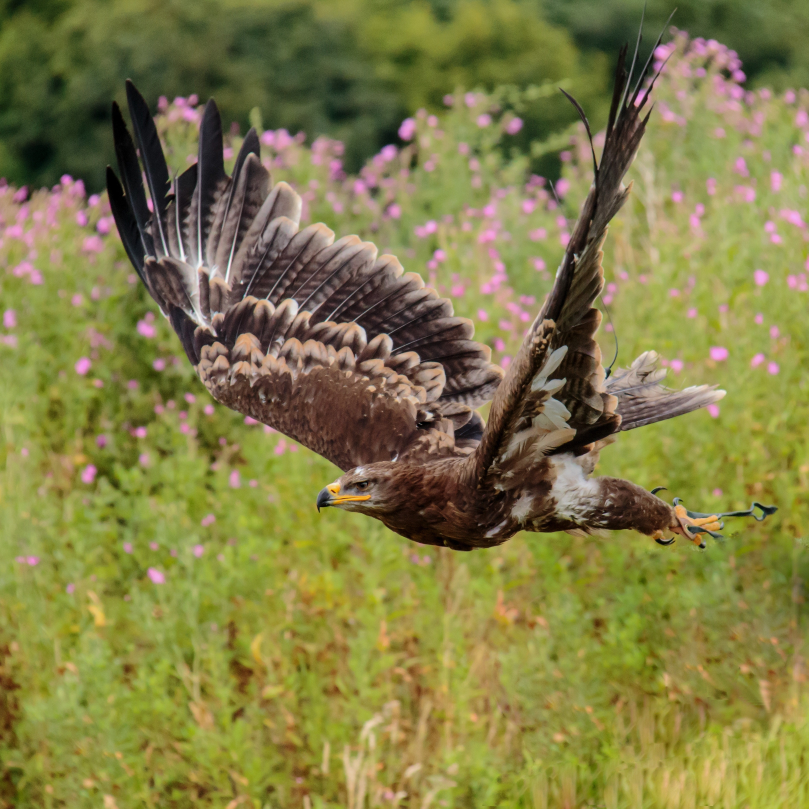
#> input picture operacoes_aritmeticas/images/bird1.jpg, 3235 x 3235 px (shown at 1/4 size)
$ python adicaoPonderada.py
#> lines starting #> are read from the running program, lines starting #| are printed output that depends on the picture
import sys
import cv2
import matplotlib.pyplot as plt
from tkinter import filedialog
import os


def readImage():
   filename = filedialog.askopenfilename(initialdir=os.getcwd())
#> the answer given: images/bird1.jpg
   if not (os.path.isfile(filename)):
      sys.exit("Arquivo não encontrado!")
   img = cv2.imread(filename)
#> img is the input picture: shape (3235, 3235, 3); mean B, G, R 69.8, 125.2, 130.5
   img = cv2.cvtColor(img, cv2.COLOR_BGR2RGB)
   return img


def showImages(img1, img2, img3, tituloSuperior):
   fig, (ax1, ax2, ax3) = plt.subplots(1, 3, figsize=(12, 4))
   fig.suptitle(tituloSuperior)
   ax1.imshow(img1)
   ax2.imshow(img2)
   ax3.imshow(img3)
   ax1.set_title('Imagem 1')
   ax2.set_title('Imagem 2')
   ax3.set_title('Resultado')
   ax1.axis('off')
   ax2.axis('off')
   ax3.axis('off')
   plt.show()


def saveImage(img):
   filename = filedialog.asksaveasfilename(initialdir=os.getcwd(), defaultextension='.jpg')
   if not (os.path.exists(os.path.dirname(filename))):
      sys.exit("Diretório não encontrado!")
   img = cv2.cvtColor(img, cv2.COLOR_RGB2BGR)
   cv2.imwrite(filename, img)


def main():
   img1 = readImage()
   img2 = readImage()
#> the answer given: images/bird2.jpg
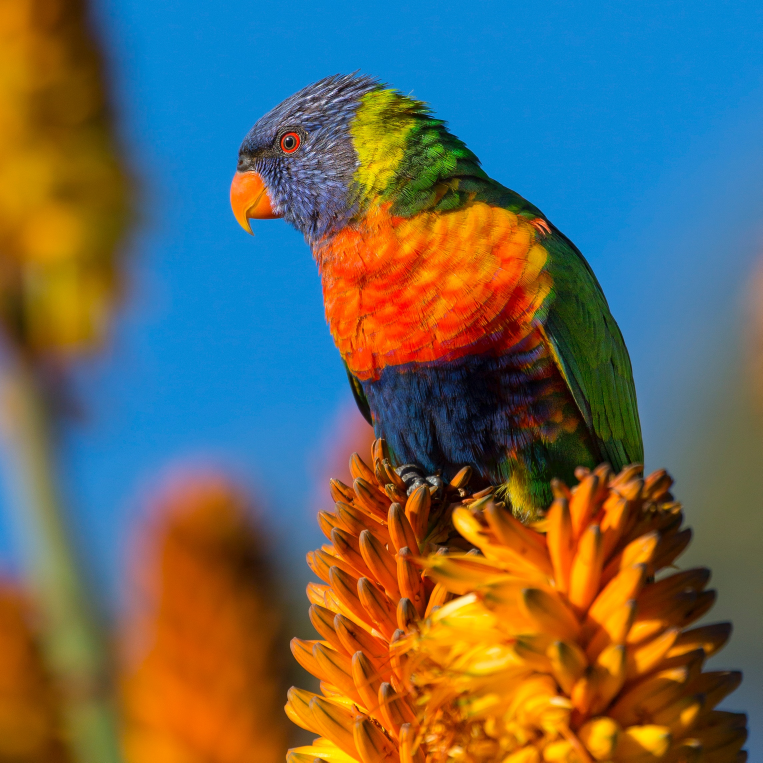
#> input picture operacoes_aritmeticas/images/bird2.jpg, 2287 x 2287 px (shown at 1/3 size)
#> in readImage, img is the input picture: shape (2287, 2287, 3); mean B, G, R 91, 103.5, 101.8
   img1 = cv2.resize(img1, (1000, 1000))
   img2 = cv2.resize(img2, (1000, 1000))
   img3 = cv2.addWeighted(img1, 1, img2, 1, 0)
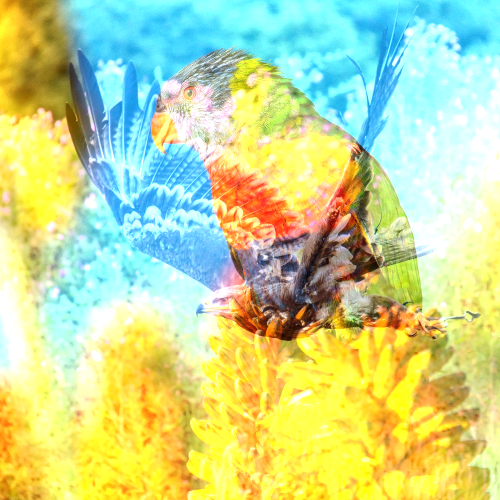
#> img3: shape (1000, 1000, 3) (shown at 1/2 size); mean R, G, B 200.4, 216.5, 150.6
   saveImage(img3)
   showImages(img1, img2, img3, 'Adição de Imagens')

if __name__ == '__main__':
#> (the run stopped early here; a loop or call above may not have finished)
